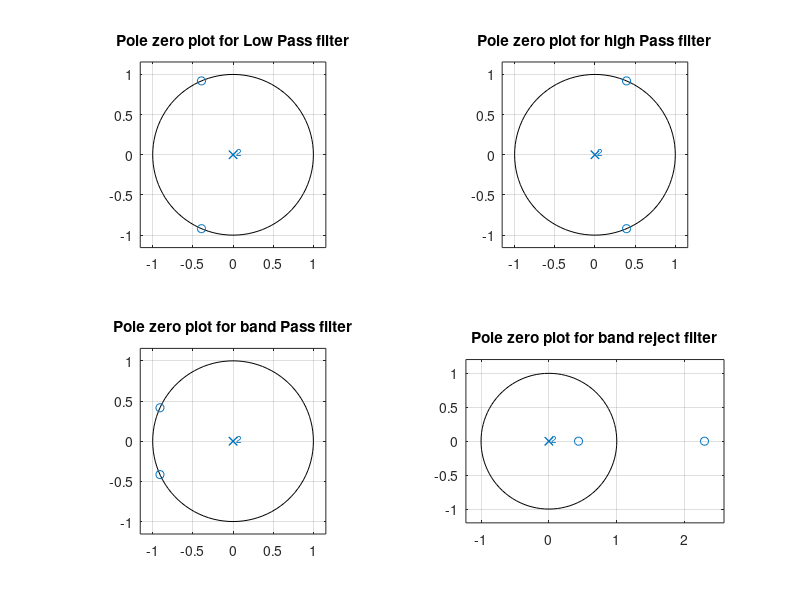

The MATLAB source for this figure:
clc;clear;close all;
#order=2
#wc=(pi/2) for high pass and low pass
#wc1=(pi/2)and wc2=(pi/10) for band pass and band reject

subplot(2,2,1)
zplane([0.63662,0.5,0.63662],[1,0,0]);
title("Pole zero plot for Low Pass filter");

subplot(2,2,2)
zplane([-0.63662,0.5,-0.63662],[1,0,0]);
title("Pole zero plot for high Pass filter");

subplot(2,2,3)
zplane([0.2199,0.4,0.2199],[1,0,0]);
title("Pole zero plot for band Pass filter");

subplot(2,2,4)
zplane([-0.2199,0.6,-0.2199],[1,0,0]);
title("Pole zero plot for band reject filter");